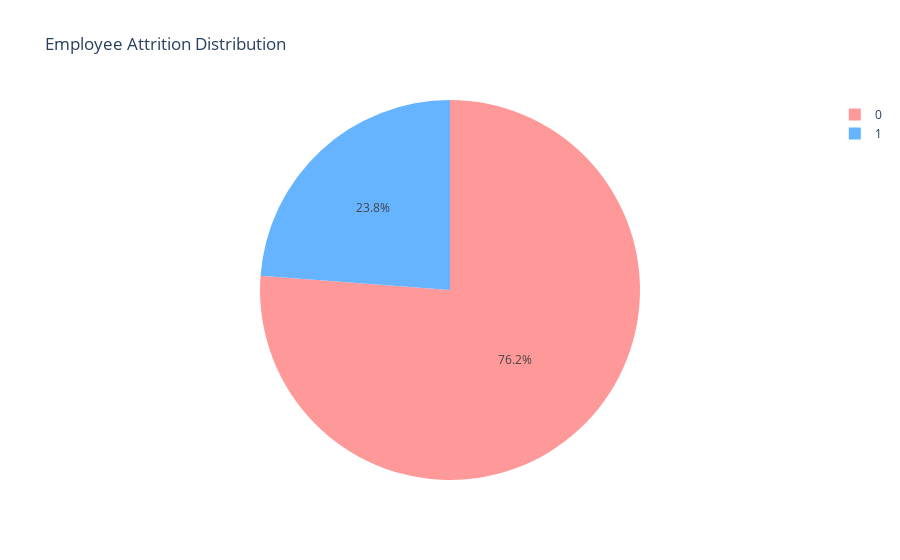

The code cell stored with this chart in its notebook:
### Code cell
import plotly.express as px

# Count the occurrences of each category in the 'left' column
left_counts = df['left'].value_counts().reset_index()
left_counts.columns = ['left', 'count']

fig = px.pie(left_counts, values='count', names='left', title='Employee Attrition Distribution', color_discrete_sequence=['#ff9999', '#66b3ff'])
fig

### Figure 1 — Plotly figure (JSON) as saved in the notebook; plotly's stock layout.template omitted (floating-point values rounded to 4 significant figures)
{"data": [{"domain": {"x": [0, 1], "y": [0, 1]}, "hovertemplate": "left=%{label}<br>count=%{value}<extra></extra>", "labels": [0, 1], "legendgroup": "", "name": "", "showlegend": true, "type": "pie", "values": [11428, 3571]}], "layout": {"legend": {"tracegroupgap": 0}, "piecolorway": ["#ff9999", "#66b3ff"], "title": {"text": "Employee Attrition Distribution"}}}
